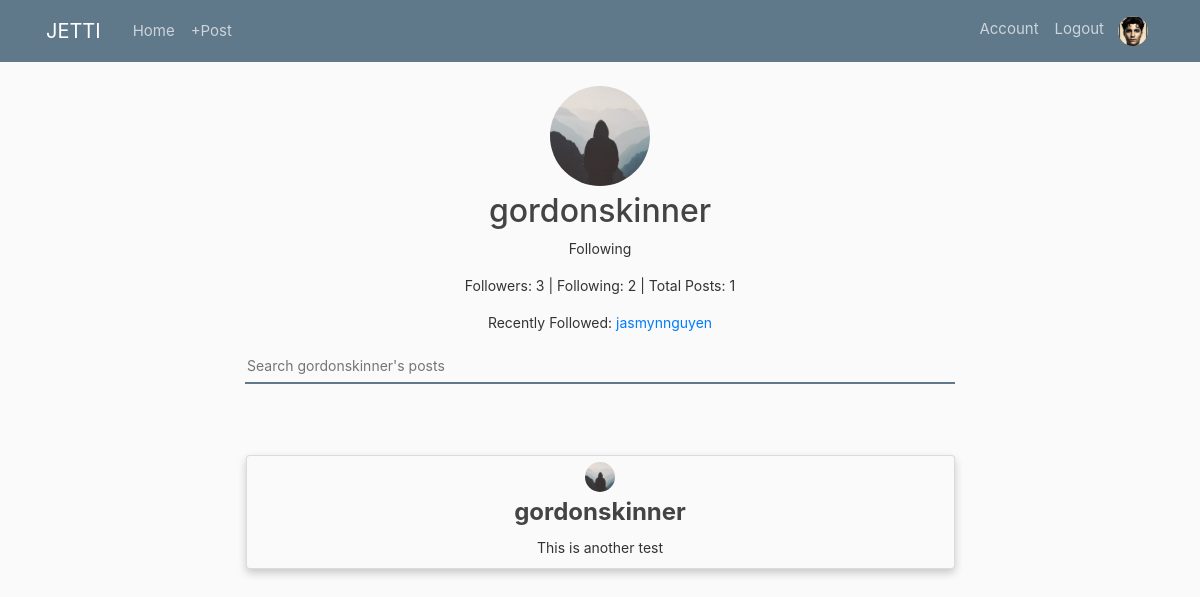
Screenshot of /profile/id/3 (signed in) with the database file from the repository.
### application/models.py (models this page shows, shortened)
class User(db.Model, UserMixin):
    id = db.Column(db.Integer, primary_key=True)
    first_name = db.Column(db.String(20), nullable=False)
    last_name = db.Column(db.String(20), nullable=False)
    username = db.Column(db.String(20), unique=True, nullable=False)
    email = db.Column(db.String(30), unique=True, nullable=False)
    image_file = db.Column(db.String(20), nullable=False, default='default.jpg')
    password = db.Column(db.String(60), nullable=False)
    type = db.Column(db.String(20), nullable=False, default='None')
    funds = db.Column(db.Float, nullable=False, default=0.00)
    follows = db.relationship(
        'User', secondary=followers,
        primaryjoin=(followers.c.user_id == id),
        secondaryjoin=(followers.c.followed_id == id),
        backref=db.backref('followers', lazy=True), lazy=True)
    posts = db.relationship('Post', backref='author', lazy=True)
    companies = db.relationship('Company', backref='founder', lazy=True)
    investments = db.relationship('Investment', backref='investor', lazy=True)
    notifs = db.relationship('Notif', backref='notif_for', lazy=True)
    notif_count = db.Column(db.Integer, default=0)

class Post(db.Model):
    id = db.Column(db.Integer, primary_key=True)
    title = db.Column(db.String(100), nullable=False)
    date_posted = db.Column(db.DateTime, nullable=False, default=datetime.utcnow)
    content = db.Column(db.Text, nullable=False)
    media = db.Column(db.String(30), nullable=True)
    type = db.Column(db.String(20), nullable=False, default='None')
    user_id = db.Column(db.Integer, db.ForeignKey('user.id'), nullable=False)
    liked = db.relationship("User", secondary=likes)
    comments = db.relationship('Comment', backref='post', lazy=True)
    notifs = db.relationship('Notif', backref='post', lazy=True)

### application/routes.py (the view)
@app.route("/profile/id/<int:user_id>")
def profile(user_id):
    user = User.query.get_or_404(int(user_id))
    return render_template("profile.html", title=f"{user.username} - Profile", user=user, len=len)

### application/models.py (called while the page is built)
@login_manager.user_loader
def load_user(user_id):
    return User.query.get(int(user_id))

### application/templates/profile.html (shortened to what this page needs)
{% extends "layout.html" %}
{% block content %}
<header>
      <center>
      <div class="navbar-search">
        <img class="img-responsive rounded-circle" src="{{ url_for('static', filename='profile_pics/' + user.image_file) }}" style="width:100px; height:100px; margin:6px">
        <h2>{{ user.username }}</h2>
        {% if user in current_user.follows %}
            <p>Following</p>
        {% endif %}
        <p>Followers: {{ len(user.followers) }} | Following: {{ len(user.follows) }} | Total Posts: {{ len(user.posts) }}</p>
        {% if len(user.follows) > 0 %}
        <p>Recently Followed: <a href="{{ url_for('profile', user_id=user.follows[-1].id) }}">{{ user.follows[-1].username }}</a></p>
        {% endif %}
        <form action="" method="post">
          <input type="text" placeholder="Search {{ user.username }}'s posts">
        </form><br>
      </div>
      </center>
</header>
    <center>
    <div class="content">
    {% if user.posts %}
    {% for post in user.posts %}
        {% if post.type == 'vid' %}
        <div class="card" style="align:center;">
          <center>
          <video src="{{ url_for('static', filename=post.content) }}" controls></video>
            <div class="container">
              <h4><b>{{ post.author }}</b></h4>
              <p>{{ post.title }}</p>
            </div>
          </center>
        </div>
        {% else %}
        <div class="card" style="padding-top: 0;padding-right: 0;padding-bottom: 0;padding-left: 0; align:center;">
          {% if post.media %}
          <div class="container" style="padding:0px; text-align: center;">
              <a href="{{ url_for('get_post', post_id=post.id) }}" style="text-decoration:none;">
              <div class="author-box" style="padding-left:0px;">
                  <img class="img-responsive rounded-circle" src="{{ url_for('static', filename='profile_pics/' + post.author.image_file) }}" style="width:30px; height:30px; margin:6px">
                  <h4><b>{{ post.author.username }}</b></h4>
              </div>
              <div class="content-box">
              <img src="{{ url_for('static', filename='user_uploads/' + post.media) }}">
              </div></a>
              <p style="margin:10px; text-align: center;">{{ post.content }}</p>
          </div>
          {% else %}
          <div class="container" style="padding:0px; text-align: center;">
            <a href="{{ url_for('get_post', post_id=post.id) }}" style="text-decoration:none;">
            <div class="author-box" style="padding-left:0px;">
              <img class="img-responsive rounded-circle" src="{{ url_for('static', filename='profile_pics/' + post.author.image_file) }}" style="width:30px; height:30px; margin:6px">
              <h4><b>{{ post.author.username }}</b></h4>
            </div></a>
          <p style="margin:10px">{{ post.content }}</p>
          </div>
          {% endif %}
        </div>
        {% endif %}
    {% endfor %}
    {% else %}
    <div><a>No posts Yet</a></div>
    {% endif %}
    </div>
    </center>
{% endblock content %}

### application/templates/layout.html (shortened to what this page needs)
<!DOCTYPE html>
<html>
<head>
    <link rel="stylesheet" href="https://maxcdn.bootstrapcdn.com/bootstrap/4.0.0/css/bootstrap.min.css">
    <link rel="stylesheet" href="https://stackpath.bootstrapcdn.com/bootstrap/4.5.0/css/bootstrap.min.css">
    <link rel="stylesheet" type="text/css" href="{{ url_for('static', filename='second.css') }}">
    <link rel="stylesheet" type="text/css" href="{{ url_for('static', filename='main.css') }}">
</head>
<body>
    {% block header %}
    <header class="site-header">
      <nav class="navbar navbar-expand-md navbar-dark fixed-top" style="font-size: 15px">
        <div class="container">
          <a class="navbar-brand mr-4" href="/">JETTI</a>
          <div class="collapse navbar-collapse" id="navbarToggle">
            <div class="navbar-nav mr-auto">
              <a class="nav-item nav-link" href="/">Home</a>
              {% if current_user.is_authenticated %}
              <a class="nav-item nav-link" href="/post/new">+Post</a>
              {% endif %}
            </div>
            <div class="navbar-nav">
              {% if current_user.is_authenticated %}
              <a class="nav-item nav-link" href="/account">Account</a>
              <a class="nav-item nav-link" href="/logout">Logout</a>
                <a href="/profile/id/{{ current_user.id }}"><img class="img-responsive rounded-circle" src="{{ url_for('static', filename='profile_pics/' + current_user.image_file) }}" style="width:30px; height:30px; margin:6px"></a>
              {% else %}
              <a class="nav-item nav-link" href="/login">Login</a>
              <a class="nav-item nav-link" href="/selection">Register</a>
              {% endif %}
            </div>
          </div>
        </div>
      </nav>
    </header>
    {% endblock %}
          {% block content %}
          {% endblock %}
</body>
</html>

### application/static/second.css (style rules this page uses)
body { background:rgba(var(--b3f,250,250,250),1); color: #333333; font-size: 14px; }
.navbar { background-color: white; }

### application/static/main.css (style rules this page uses)
body { background: #fafafa; color: #333333; margin-top: 5rem; }
h1, h2, h3, h4, h5, h6 { color: #444444; }
.site-header .navbar-nav .nav-link { color: #cbd5db; }
.card { width: 709px; height: auto; background: #fafafa; box-shadow: 0 4px 8px 0 rgba(0,0,0,0.2); transition: 0.3s; margin: 50px; padding: 7px }
img { object-fit: cover; width: 100%; height: auto; }
.author-box { padding: 0px; }
.container { padding: 2px 16px; }

### application/templates/layout.html (style rules this page uses)
.navbar { background: #5f788a; transition: .75s; transition-timing-function: ease-out; }

### application/templates/profile.html (style rules this page uses)
.navbar-search input { width: 710px; background-color: #fafafa; height: 35px; border: none; border-bottom: 2px solid #5f788a; -webkit-transition: 0.5s; transition: 0.5s; outline: none; }

### rows the page displays
User: image_file (picture)
User: image_file (placeholder picture), username "gordonskinner", username "Search gordonskinner's posts"
User: username "jasmynnguyen"
Post: image_file (placeholder picture), author.username "gordonskinner", content "This is another test"

### other values shown
{{ len(user.followers) }} "3"
{{ len(user.follows) }} "2"
{{ len(user.posts) }} "1"
